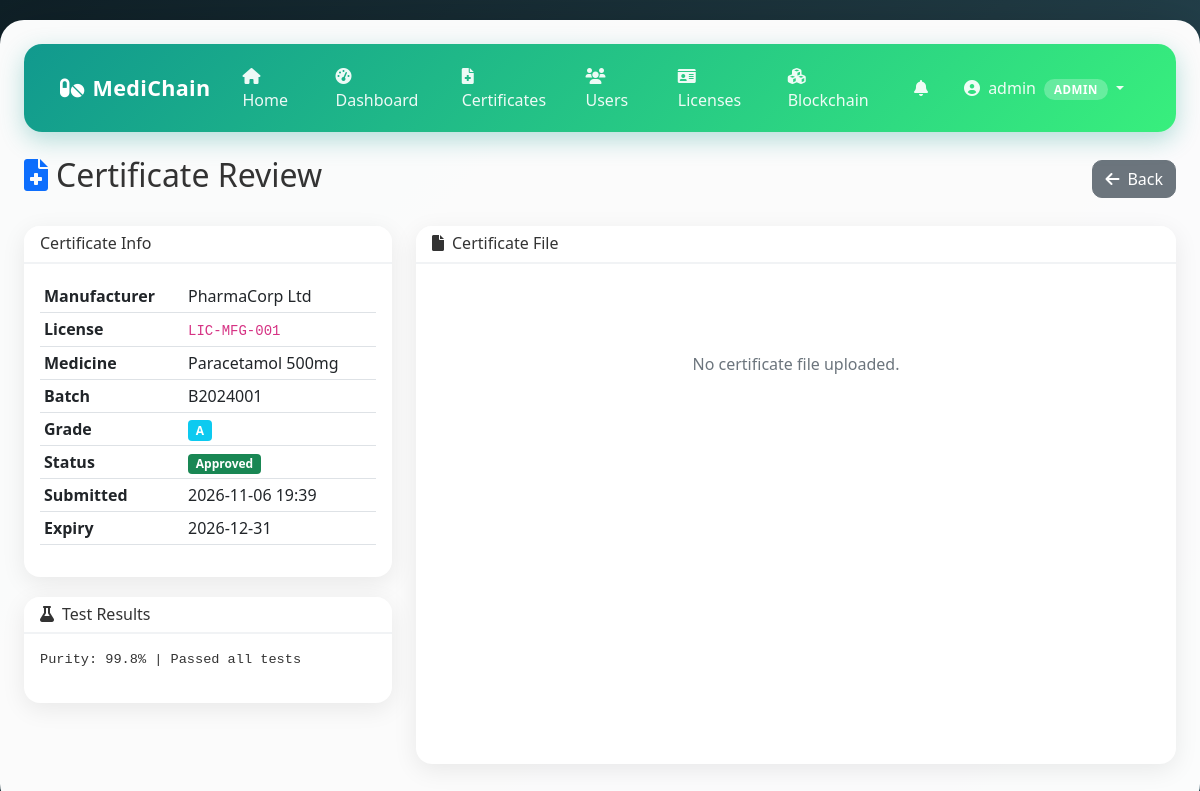
The app's page /admin/view-certificate/1 (signed in) with its own data.
### app.py (models this page shows, shortened)
class User(UserMixin, db.Model):
    id = db.Column(db.Integer, primary_key=True)
    username = db.Column(db.String(80), unique=True, nullable=False)
    email = db.Column(db.String(120), unique=True, nullable=False)
    password_hash = db.Column(db.String(200), nullable=False)
    role = db.Column(db.String(20), nullable=False)
    license_number = db.Column(db.String(100), unique=True)
    company_name = db.Column(db.String(150))
    phone = db.Column(db.String(20))
    address = db.Column(db.Text)
    is_approved = db.Column(db.Boolean, default=True)
    is_active = db.Column(db.Boolean, default=True)
    created_at = db.Column(db.DateTime, default=datetime.utcnow)
    wallet_balance = db.Column(db.Float, default=100000.0)

class MedicineCertificate(db.Model):
    id = db.Column(db.Integer, primary_key=True)
    manufacturer_id = db.Column(db.Integer, db.ForeignKey('user.id'), nullable=False)
    product_name = db.Column(db.String(150), nullable=False)
    batch_number = db.Column(db.String(50), nullable=False)
    certificate_file = db.Column(db.String(500))
    certificate_filename = db.Column(db.String(200))
    quality_grade = db.Column(db.String(20))
    test_results = db.Column(db.Text)
    issue_date = db.Column(db.DateTime, default=datetime.utcnow)
    expiry_date = db.Column(db.DateTime)
    status = db.Column(db.String(20), default='pending')
    approved_by = db.Column(db.Integer, db.ForeignKey('user.id'))
    approved_at = db.Column(db.DateTime)
    rejection_reason = db.Column(db.Text)
    created_at = db.Column(db.DateTime, default=datetime.utcnow)
    manufacturer = db.relationship('User', foreign_keys=[manufacturer_id])
    approver = db.relationship('User', foreign_keys=[approved_by])

### app.py (the view)
@app.route('/admin/view-certificate/<int:cert_id>')
@login_required
@admin_required
def admin_view_certificate(cert_id):
    cert = MedicineCertificate.query.get_or_404(cert_id)
    return render_template('admin/view_certificate.html', cert=cert)

### app.py (called while the page is built)
@login_manager.user_loader
def load_user(user_id):
    return User.query.get(int(user_id))

def admin_required(f):
    @wraps(f)
    def decorated_function(*args, **kwargs):
        if not current_user.is_authenticated or current_user.role != 'admin':
            flash('Admin access required.', 'danger')
            return redirect(url_for('dashboard'))
        return f(*args, **kwargs)
    return decorated_function

@app.context_processor
def utility_processor():
    return dict(
        User=User, MedicineProduct=MedicineProduct, MedicineCertificate=MedicineCertificate,
        PharmacyRequest=PharmacyRequest, UserOrder=UserOrder,
        MedicineReview=MedicineReview, Notification=Notification,
        PaymentReceipt=PaymentReceipt, LANGUAGES=LANGUAGES
    )

### templates/admin/view_certificate.html (shortened to what this page needs)
{% extends "base.html" %}
{% block content %}
<div class="d-flex justify-content-between align-items-center mb-4">
    <h2><i class="fas fa-file-medical me-2 text-primary"></i>Certificate Review</h2>
    <a href="{{ url_for('manage_certificates') }}" class="btn btn-secondary">
        <i class="fas fa-arrow-left me-2"></i>Back
    </a>
</div>
<div class="row">
    <div class="col-md-4">
        <div class="card">
            <div class="card-header"><h6 class="mb-0">Certificate Info</h6></div>
            <div class="card-body">
                <table class="table table-sm">
                    <tr>
                        <th>Manufacturer</th>
                        <td>{{ cert.manufacturer.company_name or cert.manufacturer.username }}</td>
                    </tr>
                    <tr>
                        <th>License</th>
                        <td><code>{{ cert.manufacturer.license_number }}</code></td>
                    </tr>
                    <tr>
                        <th>Medicine</th>
                        <td>{{ cert.product_name }}</td>
                    </tr>
                    <tr>
                        <th>Batch</th>
                        <td>{{ cert.batch_number }}</td>
                    </tr>
                    <tr>
                        <th>Grade</th>
                        <td><span class="badge bg-info">{{ cert.quality_grade }}</span></td>
                    </tr>
                    <tr>
                        <th>Status</th>
                        <td>
                            <span class="badge bg-{% if cert.status == 'approved' %}success{% elif cert.status == 'pending' %}warning{% else %}danger{% endif %}">
                                {{ cert.status|title }}
                            </span>
                        </td>
                    </tr>
                    <tr>
                        <th>Submitted</th>
                        <td>{{ cert.created_at.strftime('%Y-%m-%d %H:%M') if cert.created_at else 'N/A' }}</td>
                    </tr>
                    <tr>
                        <th>Expiry</th>
                        <td>{{ cert.expiry_date.strftime('%Y-%m-%d') if cert.expiry_date else 'N/A' }}</td>
                    </tr>
                </table>
            </div>
        </div>
        {% if cert.test_results %}
        <div class="card">
            <div class="card-header"><h6 class="mb-0"><i class="fas fa-flask me-2"></i>Test Results</h6></div>
            <div class="card-body">
                <pre style="white-space: pre-wrap; font-size: 0.85rem;">{{ cert.test_results }}</pre>
            </div>
        </div>
        {% endif %}
    </div>
    <div class="col-md-8">
        <div class="card">
            <div class="card-header d-flex justify-content-between align-items-center">
                <h6 class="mb-0"><i class="fas fa-file me-2"></i>Certificate File</h6>
            </div>
            <div class="card-body text-center" style="min-height: 500px;">
                {% if cert.certificate_file %}
                    {% set ext = cert.certificate_file.rsplit('.', 1)[-1].lower() %}
                    {% if ext in ['png', 'jpg', 'jpeg', 'gif', 'webp'] %}
                        <img src="{{ cert.certificate_file }}"
                             class="img-fluid"
                             style="max-height: 600px; border-radius: 8px;"
                             alt="Certificate">
                    {% elif ext == 'pdf' %}
                        <iframe src="{{ cert.certificate_file }}"
                                style="width: 100%; height: 600px; border: none; border-radius: 8px;"></iframe>
                    {% else %}
                        <div class="py-5">
                            <i class="fas fa-file fa-5x text-muted mb-3"></i>
                            <h5>{{ cert.certificate_filename or 'Certificate File' }}</h5>
                            <p class="text-muted">Preview not available for this file type.</p>
                            <a href="{{ url_for('download_certificate', cert_id=cert.id) }}"
                               class="btn btn-primary">
                                <i class="fas fa-download me-1"></i>Download File
                            </a>
                        </div>
                    {% endif %}
                {% else %}
                    <div class="py-5">
                        <p class="text-muted">No certificate file uploaded.</p>
                    </div>
                {% endif %}
            </div>
        </div>
    </div>
</div>
{% endblock %}

### templates/base.html (shortened to what this page needs)
<!DOCTYPE html>
<html lang="en">
<head>
    <link href="https://cdn.jsdelivr.net/npm/bootstrap@5.1.3/dist/css/bootstrap.min.css" rel="stylesheet">
    <link rel="stylesheet" href="https://cdnjs.cloudflare.com/ajax/libs/font-awesome/6.0.0/css/all.min.css">
</head>
<body>
    <div class="container-fluid main-container">
        <nav class="navbar navbar-expand-lg navbar-custom">
            <div class="container-fluid">
                <a class="navbar-brand" href="{{ url_for('index') }}">
                    <i class="fas fa-pills me-2"></i>MediChain
                </a>
                <div class="collapse navbar-collapse" id="navbarNav">
                    <ul class="navbar-nav me-auto">
                        <li class="nav-item">
                            <a class="nav-link" href="{{ url_for('index') }}">
                                <i class="fas fa-home me-1"></i>Home
                            </a>
                        </li>
                        {% if current_user.is_authenticated %}
                            <li class="nav-item">
                                <a class="nav-link" href="{{ url_for('dashboard') }}">
                                    <i class="fas fa-tachometer-alt me-1"></i>Dashboard
                                </a>
                            </li>
                            {% if current_user.role == 'admin' %}
                                <li class="nav-item"><a class="nav-link" href="{{ url_for('manage_certificates') }}"><i class="fas fa-file-medical me-1"></i>Certificates</a></li>
                                <li class="nav-item"><a class="nav-link" href="{{ url_for('manage_users') }}"><i class="fas fa-users me-1"></i>Users</a></li>
                                <li class="nav-item"><a class="nav-link" href="{{ url_for('admin_licenses') }}"><i class="fas fa-id-card me-1"></i>Licenses</a></li>
                            {% endif %}
                            <li class="nav-item">
                                <a class="nav-link" href="{{ url_for('blockchain_explorer') }}">
                                    <i class="fas fa-cubes me-1"></i>Blockchain
                                </a>
                            </li>
                        {% endif %}
                    </ul>
                    <ul class="navbar-nav">
                        {% if current_user.is_authenticated %}
                            <li class="nav-item position-relative">
                                <a class="nav-link" href="{{ url_for('view_notifications') }}">
                                    <i class="fas fa-bell me-1"></i>
                                </a>
                            </li>
                            <li class="nav-item dropdown">
                                <a class="nav-link dropdown-toggle" href="#" id="userDropdown" role="button" data-bs-toggle="dropdown">
                                    <i class="fas fa-user-circle me-1"></i>
                                    {{ current_user.username }}
                                    <span class="role-badge ms-1">{{ current_user.role }}</span>
                                </a>
                            </li>
                        {% else %}
                            <li class="nav-item"><a class="nav-link" href="{{ url_for('login') }}"><i class="fas fa-sign-in-alt me-1"></i>Login</a></li>
                            <li class="nav-item"><a class="nav-link" href="{{ url_for('register') }}"><i class="fas fa-user-plus me-1"></i>Register</a></li>
                        {% endif %}
                    </ul>
                </div>
            </div>
        </nav>
        {% block content %}{% endblock %}
    </div>
</body>
</html>

### templates/base.html (style rules this page uses)
:root { --primary: #11998e; --primary-dark: #0d7a70; --accent: #38ef7d; --dark: #1a1f36; --light: #f8fafc; }
* { box-sizing: border-box; }
body { background: linear-gradient(135deg, #0f2027 0%, #203a43 50%, #2c5364 100%); min-height: 100vh; font-family: 'Segoe UI', Tahoma, Geneva, Verdana, sans-serif; color: #333; }
.main-container { background: rgba(255, 255, 255, 0.98); border-radius: 24px; padding: 24px; margin: 20px auto; box-shadow: 0 25px 70px rgba(0,0,0,0.4); max-width: 1400px; }
.navbar-custom { background: linear-gradient(135deg, var(--primary) 0%, var(--accent) 100%); border-radius: 18px; padding: 12px 24px; margin-bottom: 24px; box-shadow: 0 8px 25px rgba(17,153,142,0.3); }
.navbar-brand { color: white !important; font-weight: 700; font-size: 1.35rem; letter-spacing: 0.3px; }
.navbar-custom .nav-link { color: rgba(255,255,255,0.92) !important; font-weight: 500; padding: 8px 16px !important; border-radius: 10px; transition: all 0.25s; }
.card { border-radius: 16px; border: none; box-shadow: 0 6px 24px rgba(0,0,0,0.08); transition: all 0.3s; margin-bottom: 20px; }
.card-header { border-radius: 16px 16px 0 0 !important; background: white; border-bottom: 2px solid #f1f3f5; font-weight: 600; }
.btn { border-radius: 10px; font-weight: 500; }
.role-badge { background: rgba(255,255,255,0.25); color: white; padding: 3px 10px; border-radius: 12px; font-size: 0.72rem; font-weight: 600; text-transform: uppercase; letter-spacing: 0.5px; }

### records on screen
User: username "admin", role "ADMIN"
User: manufacturer "PharmaCorp Ltd", manufacturer.license_number "LIC-MFG-001"
MedicineCertificate: product_name "Paracetamol 500mg", batch_number "B2024001", quality_grade "A", status "Approved", created_at "2026-11-06 19:39", expiry_date "2026-12-31", test_results "Purity: 99.8% | Passed all tests"
